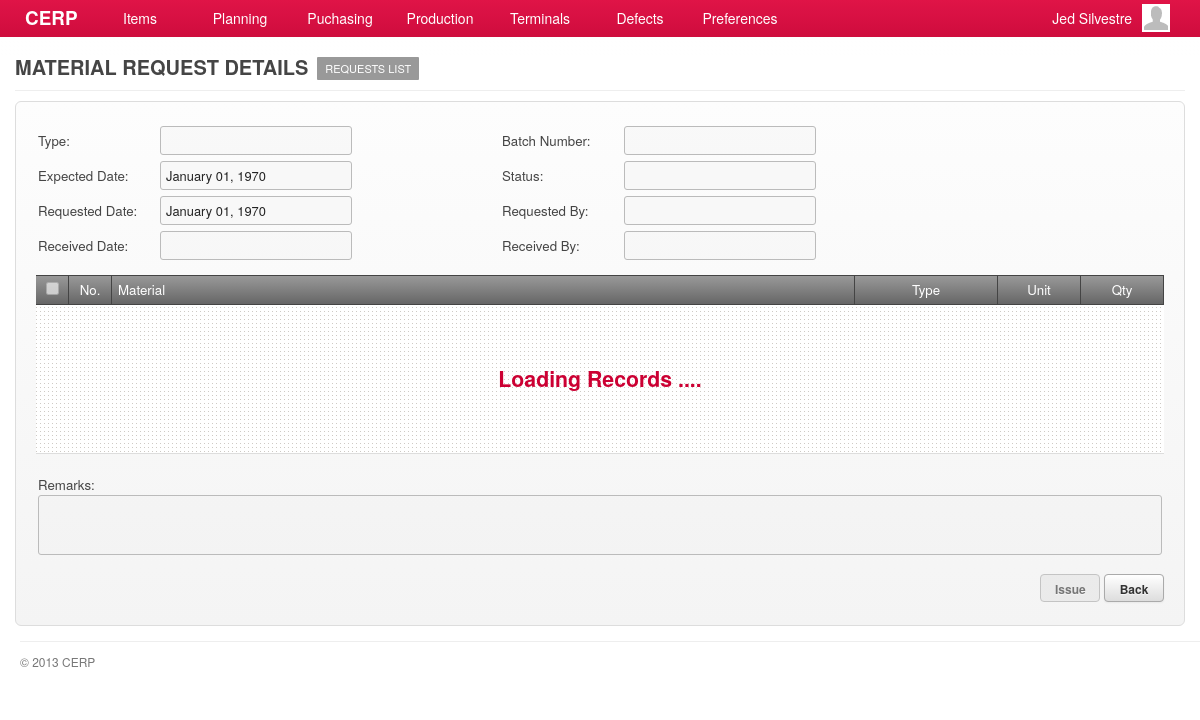
/account/production-material-requests-show.php?rid=1 (signed in), run on an earlier commit of the app's database.
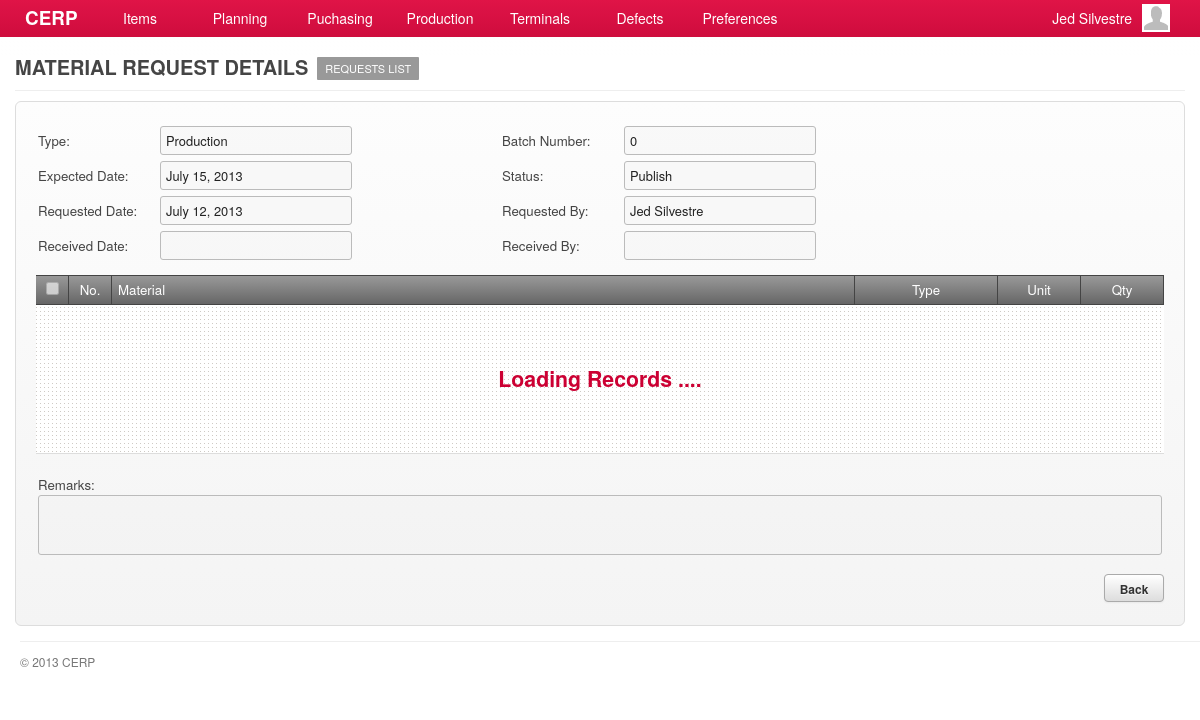
And on a later commit of the database.
### tables this page shows
CREATE TABLE `capabilities` (
  `id` int(11) NOT NULL AUTO_INCREMENT,
  `title` varchar(45) DEFAULT NULL,
  `name` varchar(45) DEFAULT NULL,
  `capability` varchar(45) DEFAULT NULL,
  `url` varchar(45) DEFAULT NULL,
  `parent` int(11) DEFAULT NULL,
  PRIMARY KEY (`id`)
);

CREATE TABLE `material_requests` (
  `id` int(11) NOT NULL AUTO_INCREMENT,
  `request_type` int(11) DEFAULT NULL,
  `batch_no` int(11) DEFAULT NULL,
  `requested_date` date DEFAULT NULL,
  `requested_by` int(11) DEFAULT NULL,
  `expected_date` date DEFAULT NULL,
  `received_date` date DEFAULT NULL,
  `received_by` int(11) DEFAULT NULL,
  `remarks` varchar(100) DEFAULT NULL,
  `status` int(11) DEFAULT NULL,
  `completion_status` int(11) DEFAULT NULL,
  `created_at` datetime DEFAULT NULL,
  `updated_at` datetime DEFAULT NULL,
  PRIMARY KEY (`id`)
);

CREATE TABLE `lookups` (
  `id` int(11) NOT NULL AUTO_INCREMENT,
  `code` varchar(7) DEFAULT NULL,
  `description` varchar(45) DEFAULT NULL,
  `parent` varchar(6) DEFAULT NULL,
  `created_at` timestamp NULL DEFAULT NULL,
  `updated_at` timestamp NULL DEFAULT NULL,
  PRIMARY KEY (`id`)
);

CREATE TABLE `lookup_status` (
  `id` int(11) NOT NULL AUTO_INCREMENT,
  `code` varchar(7) DEFAULT NULL,
  `description` varchar(45) DEFAULT NULL,
  `parent` varchar(6) DEFAULT NULL,
  `created_at` timestamp NULL DEFAULT NULL,
  `updated_at` timestamp NULL DEFAULT NULL,
  PRIMARY KEY (`id`)
);

### include/general.class.php (called while the page is built, shortened)
<?php
require('database.class.php');
require('capabilities.class.php');
require('posts.class.php');
require('query.class.php');
require('role.class.php');
$HostAccount	= "account";
$DB				= new MySQL;
  $Host			= "cerp";
  $HostAccount	= "/".$Host."/".$HostAccount;
  $DB->database	= "cerpdb";
  $DB->username	= "cerpuser";
  $DB->password	= "cerpuser";
  $DB->hostname	= "localhost";
$Capabilities	= new Capabilities($DB);
$Query			= new Query($DB);
$Signed			= $_SESSION['user'];
$Role		= new Role($DB, $Signed['id']);
require('functions.php');
?>

### include/role.class.php (called while the page is built, shortened)
<?php
class Role
{
	private $DB;
	private $user_id;
	function Role($db, $uid) {
  	$this->DB = $db;
		$this->user_id = $uid;
  }
	function isCapableByName($cap_name) {
		foreach ($this->getUserRoles() as $user_role) {
			$result = $this->DB->Find('role_capabilities', array(
						  			'columns' 		=> 'role_capabilities.*',
						  			'joins' => 'INNER JOIN capabilities ON capabilities.id = role_capabilities.capability_id',
						  	    'conditions' 	=> 'capabilities.capability="'. $cap_name .'" AND role_id='. $user_role['role_id']));
			if(isset($result)) {
				return TRUE;
			}
		}
	}
	function getUserRoles() {
		$result = $this->DB->Get('user_roles', array(
						  			'columns' 		=> 'user_roles.role_id, roles.name',
						  			'joins' => 'INNER JOIN roles ON roles.id = user_roles.role_id',
						  	    'conditions' 	=> 'user_roles.user_id='. $this->user_id));
		if(isset($result)) {
			return $result;
		}
	}
}

### include/database.class.php (called while the page is built, shortened)
<?php
class MySQL {
  public $username	= "cerpuser";
  public $password	= "cerpuser";
  public $hostname	= "localhost";
  public function Connect() {
    $conn = mysql_connect($this->hostname, $this->username, $this->password) or die("<br/><span class='notice'><p class='error'><strong>ERROR!</strong> Unable to connect to MySQL! </p></span>");
    return $conn;
  }
  public function Query($sql) {
  	$conn = $this->Connect();
    $result = mysql_query($sql, $conn);
	return $result;
  }
	function Find($table, $args='') {
  	if (isset($args)) {
  	  $args['columns'] = (isset($args['columns']) ? $args['columns'] : '*');
  	  $args['joins'] = (isset($args['joins']) ? $args['joins'] : '');
	 	 	$args['conditions'] = ($args['conditions'] == '' ? '' : 'where '.$args['conditions']);
		}
		$sql = "SELECT ".$args['columns']." FROM ".$table." ".$args['joins']." ".$args['conditions'];
		$row = $this->IsEmpty($this->Query($sql));
		return mysql_fetch_array($row);
  }
  function Get($table, $args='') {
  	if (isset($args)) {
  	  $args['columns'] = (isset($args['columns']) ? $args['columns'] : '*');
  	  $args['joins'] = (isset($args['joins']) ? $args['joins'] : '');
		  $args['conditions'] = ($args['conditions'] == '' ? '' : 'WHERE '.$args['conditions']);
  	  $args['order'] = (isset($args['order']) ? ' ORDER BY '.$args['order'] : '');
  	  $args['limit'] = (isset($args['limit']) ? ' LIMIT '.$args['limit'] : '');
  	  $args['group'] = (isset($args['group']) ? ' GROUP BY '.$args['group'] : '');
		}
		$data = array();
		$sql = "SELECT ".$args['columns']." FROM ".$table." ".$args['joins']." ".$args['conditions']." ".$args['group']." ".$args['order']." ".$args['limit'];
		$result = $this->IsEmpty($this->Query($sql));
		if(!empty($result)) {
	      while ($row = mysql_fetch_array($result)) {
	        $data[] = $row;
	      }
		}
		return $data;
  }
	function Fetch($table, $args='') {
  	if (isset($args)) {
  	  $args['columns'] = (isset($args['columns']) ? $args['columns'] : '*');
  	  $args['joins'] = (isset($args['joins']) ? $args['joins'] : '');
			$args['conditions'] = (isset($args['conditions']) && $args['conditions'] != '') ? ' WHERE '.$args['conditions'] : '';
			$args['order'] = (isset($args['order']) ? ' ORDER BY '.$args['order'] : '');
			$args['limit'] = (isset($args['limit']) ? ' LIMIT '.$args['limit'] : '');
			$args['group'] = (isset($args['group']) ? ' GROUP BY '.$args['group'] : '');
    }
	$data = array();
    $sql = "SELECT ".$args['columns'];
    $sql .= " FROM ".$table." ".$args['joins'];
    $sql .= $args['conditions'];
    $sql .= $args['group'];
    $sql .= $args['order'];
    $sql .= $args['limit'];
	$result = $this->IsEmpty($this->Query($sql));
	if(!empty($result)) {
      while ($row = mysql_fetch_array($result, MYSQL_ASSOC)) {
        $data[] = $row;
      }
	}
	return $data;
  }
  private function IsEmpty($result) {
    if(mysql_num_rows($result) > 0) return $result;
    return null;
  }
}

### include/capabilities.class.php (called while the page is built, shortened)
<?php
class Capabilities {
  private $DB;
	public $All;
	function Capabilities($db) {
		$this->DB = $db;
		$this->GetCapabilities();
	}
  function GetTitle() {
    global $capability_key;
	return $this->All[$capability_key]['title'];
  }
	function GetCapabilities() {
		$capabilities = $this->DB->Get('capabilities', array(
					  			'columns' 		=> 'id, capability, title, name, parent, url',
					  	    'conditions' 	=> 'parent IS NOT null ORDER BY parent'));
		$all = array();
		foreach ($capabilities as $cap) {
			$all[$cap['capability']] = array('title' => $cap['title'],'name' => $cap['name'], 'url' => $cap['url'], 'parent' => $cap['parent']);
		}
		$this->All = $all;
	}
}

### include/query.class.php (called while the page is built, shortened)
<?php
class Query {
  private $DB;
  function Query($db) {
  	$this->DB = $db;
  }
	function material_request_by_id($id) {
  	$query = $this->DB->Fetch('material_requests', array(
               'columns' => 'material_requests.id, lookups.description AS type, batch_no, remarks, expected_date,
               							requested_date, received_date, lookup_status.description AS status, lookup_status2.description AS completion_status,
               							CONCAT(users1.first_name, " ", users1.last_name) AS requested_by,
               							CONCAT(users2.first_name, " ", users2.last_name) AS received_by',
               'joins' => 'INNER JOIN lookups ON lookups.id = material_requests.request_type
               						INNER JOIN lookup_status ON lookup_status.id = material_requests.status
               						INNER JOIN lookup_status AS lookup_status2 ON lookup_status2.id = material_requests.completion_status
               						LEFT OUTER JOIN users AS users1 ON users1.id = material_requests.requested_by
               						LEFT OUTER JOIN users AS users2 ON users2.id = material_requests.received_by',
							 'conditions' => 'material_requests.id='.$id,
							 'order' => 'expected_date'
							 )
             );
	if(!empty($query)) return $query[0];
	return null;
  }
}

### include/functions.php (called while the page is built, shortened)
<?php
function host($uri='') {
  global $HostAccount;
  return $HostAccount."/".$uri;
}

### account/production-material-requests-show.php (the view, shortened to what the rows shown need)
<?php
  $capability_key = 'show_material_requests';
  require('header.php');
	$allowed = $Role->isCapableByName($capability_key);
	if(!$allowed) {
		require('inaccessible.php');
	}else{
  	$request = $Query->material_request_by_id($_GET['rid']);
?>
      <div id="page">
        <div id="page-title">
          <h2>
            <span class="title"><?php echo $Capabilities->GetTitle(); ?></span>
		        <?php
		        	echo '<a href="'.$Capabilities->All['material_requests']['url'].'" class="nav">Requests List</a>';
						?>
          </h2>
        </div>
        <div id="content">
          <form id="request-form" action="<?php host($Capabilities->GetUrl()) ?>" method="POST" class="form-container">
             <div>
             	<table>
                   <tr>
                      <td width="120">Type:</td><td width="340"><input type="text" value="<?php echo $request['type']; ?>" class="text-field" disabled/></td>
                      <td width="120">Batch Number:</td><td width="340"><input type="text" value="<?php echo $request['batch_no']; ?>" class="text-field" disabled/></td>
                   </tr>
                   <tr>
                      <td>Expected Date:</td><td><input type="text" value="<?php echo date("F d, Y", strtotime($request['expected_date'])) ?>" class="text-field" disabled/></td>
                      <td>Status:</td><td><input type="text" value="<?php echo $request['status']; ?>" class="text-field" disabled/></td>
                   </tr>
                   <tr>
                      <td>Requested Date:</td><td><input type="text" value="<?php echo date("F d, Y", strtotime($request['requested_date'])) ?>" class="text-field" disabled/></td>
                      <td>Requested By:</td><td><input type="text" value="<?php echo $request['requested_by']; ?>" class="text-field" disabled/></td>
                   </tr>
                   <tr>
                      <td>Received Date:</td><td><input type="text" value="<?php echo $rcv_date = ($request['received_date']!='') ? date("F d, Y", strtotime($request['received_date'])) : '' ?>" class="text-field" disabled/></td>
                      <td>Received By:</td><td><input type="text" value="<?php echo $request['received_by']; ?>" class="text-field" disabled/></td>
                   </tr>
                   <tr><td height="5" colspan="99"></td></tr>
                </table>
             </div>
             <div id="grid-request-items" class="grid jq-grid" style="min-height:146px;">
               <table cellspacing="0" cellpadding="0">
                 <thead>
                   <tr>
                     <td width="20" class="border-right text-center"><input type="checkbox" class="chk-all" disabled/></td>
                     <td width="30" class="border-right text-center">No.</td>
                     <td class="border-right">Material</td>
                 			<td width="130" class="border-right text-center">Type</td>
                 			<td width="70" class="border-right text-center">Unit</td>
                     <td width="70" class="border-right text-center">Qty</td>
                   </tr>
                 </thead>
                 <tbody id="request-items"></tbody>
               </table>
             </div>
             <div>
             	<table width="100%">
                   <tr><td height="5" colspan="99"></td></tr>
                   <tr>
                      <td></td>
                      <td align="right"></td>
                   </tr>
                   <tr><td colspan="2">Remarks:<br/><textarea style="min-width:650px;width:98.9%;height:50px;" disabled><?php echo $request['remarks']; ?></textarea></td></tr>
                </table>
             </div>
             <div class="field-command">
               <?php if($request['status'] != "Publish") { ?>
               <input type="button" value="Issue" class="btn redirect-to" rel="<?php echo host('production-material-requests-edit.php?rid='. $request['id']); ?>" disabled/>
           	   <?php } ?>
               <input type="button" value="Back" class="btn redirect-to" rel="<?php echo host('production-material-requests.php'); ?>"/>
             </div>
          </form>
       </div>
<?php }
require('footer.php'); ?>

What changed in the data, as far as the page shows it:
now on this page (row edited): material_requests: description "Production", batch_no "0", expected_date "July 15, 2013", description "Publish", requested_date "July 12, 2013"
Also different on the page:
form field requested_by: (not shown) → "Jed Silvestre"
form field expected_date: "January 01, 1970" → (not shown)
form field requested_date: "January 01, 1970" → (not shown)
form field value: "Issue" → (not shown)
